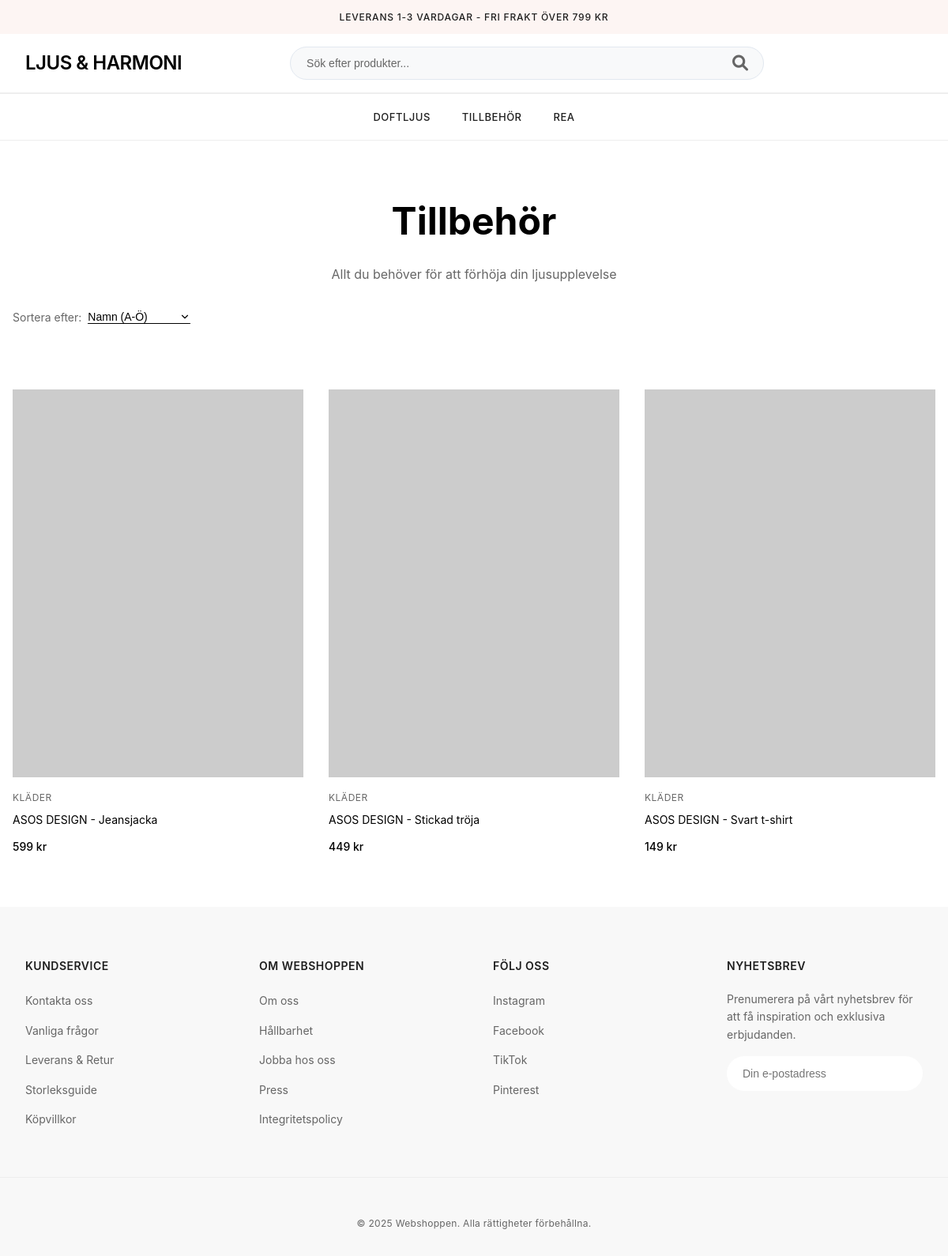
The app's page /public/category.php?cat=tillbehor with its own data.
### tables this page shows
CREATE TABLE products (
    id INT PRIMARY KEY AUTO_INCREMENT,
    title VARCHAR(255) NOT NULL,
    description TEXT,
    price DECIMAL(10, 2) NOT NULL,
    deal_price DECIMAL(10, 2),
    image_url VARCHAR(255),
    category_id INT NOT NULL,
    popularity_factor INT DEFAULT 0,
    created_at TIMESTAMP DEFAULT CURRENT_TIMESTAMP,
    FOREIGN KEY (category_id) REFERENCES categories(id)
);

CREATE TABLE categories (
    id INT PRIMARY KEY AUTO_INCREMENT,
    name VARCHAR(100) NOT NULL,
    created_at TIMESTAMP DEFAULT CURRENT_TIMESTAMP
);

### includes/functions.php (called while the page is built, shortened)
<?php
require_once __DIR__ . '/db.php';
function getProductsByCategory($categoryId, $sort = 'title', $order = 'ASC') {
    global $pdo;
    $validSorts = ['title', 'price'];
    $validOrders = ['ASC', 'DESC'];
    $sort = in_array($sort, $validSorts) ? $sort : 'title';
    $order = in_array($order, $validOrders) ? $order : 'ASC';
    $stmt = $pdo->prepare("
        SELECT p.*, c.name as category_name
        FROM products p
        JOIN categories c ON p.category_id = c.id
        WHERE p.category_id = ?
        ORDER BY p.$sort $order
    ");
    $stmt->execute([$categoryId]);
    return $stmt->fetchAll(PDO::FETCH_ASSOC);
}
function sortProducts($products, $sort, $order) {
    usort($products, function($a, $b) use ($sort, $order) {
        $compareValue = 0;
        switch($sort) {
            case 'title':
                $compareValue = strcmp($a['title'], $b['title']);
                break;
            case 'price':
                $priceA = isset($a['deal_price']) && $a['deal_price'] > 0 ? $a['deal_price'] : $a['price'];
                $priceB = isset($b['deal_price']) && $b['deal_price'] > 0 ? $b['deal_price'] : $b['price'];
                $compareValue = $priceA - $priceB;
                break;
        }
        return $order === 'DESC' ? -$compareValue : $compareValue;
    });
    return $products;
}

### includes/product-card.php (the view, shortened to what this page needs)
<?php
function renderProductCard($product) {
    $hasDeal = isset($product['deal_price']) && $product['deal_price'] > 0;
    $productUrl = '/webshoppen/public/product.php?id=' . htmlspecialchars($product['id']);
    $defaultImage = 'https://placehold.co/400x300?text=Ingen+bild';
    $imageUrl = !empty($product['image_url']) && filter_var($product['image_url'], FILTER_VALIDATE_URL)
        ? $product['image_url']
        : $defaultImage;
?>
    <div class="product-card">
        <div class="image-container">
            <a href="<?php echo $productUrl; ?>">
                <img src="<?php echo htmlspecialchars($imageUrl); ?>"
                     alt="<?php echo htmlspecialchars($product['title']); ?>"
                     loading="lazy"
                     onerror="this.src='<?php echo htmlspecialchars($defaultImage); ?>'">
            </a>
        </div>
        <div class="product-info">
            <span class="brand"><?php echo htmlspecialchars($product['category_name']); ?></span>
            <a href="<?php echo $productUrl; ?>" class="product-title">
                <?php echo htmlspecialchars($product['title']); ?>
            </a>
            <div class="price-container">
                <?php if ($hasDeal): ?>
                    <span class="price sale"><?php echo number_format($product['deal_price'], 0, ',', ' '); ?> kr</span>
                    <span class="price original"><?php echo number_format($product['price'], 0, ',', ' '); ?> kr</span>
                <?php else: ?>
                    <span class="price"><?php echo number_format($product['price'], 0, ',', ' '); ?> kr</span>
                <?php endif; ?>
            </div>
        </div>
    </div>
<?php
}
?>

### public/category.php (shortened to what this page needs)
<?php
require_once '../includes/header.php';
require_once '../includes/functions.php';
require_once '../includes/product-card.php';
$categorySlug = isset($_GET['cat']) ? $_GET['cat'] : '';
$pageTitle = '';
$pageDescription = '';
$products = [];
switch($categorySlug) {
    case 'tillbehor':
        $pageTitle = 'Tillbehör';
        $pageDescription = 'Allt du behöver för att förhöja din ljusupplevelse';
        $products = getProductsByCategory(2);
        break;
}
$sort = isset($_GET['sort']) ? $_GET['sort'] : 'title';
$order = isset($_GET['order']) ? strtoupper($_GET['order']) : 'ASC';
$validSorts = ['title', 'price', 'popularity'];
$validOrders = ['ASC', 'DESC'];
$sort = in_array($sort, $validSorts) ? $sort : 'title';
$order = in_array($order, $validOrders) ? $order : 'ASC';
if ($sort !== 'popularity') {
    $products = sortProducts($products, $sort, $order);
}
?>
<div class="main-content">
    <div class="category-header">
        <h1><?php echo htmlspecialchars($pageTitle); ?></h1>
        <p class="category-description"><?php echo htmlspecialchars($pageDescription); ?></p>
        <div class="sorting-options">
            <label for="sort">Sortera efter:</label>
            <select id="sort" onchange="updateSort(this.value)">
                <option value="title-asc" <?php echo ($sort === 'title' && $order === 'ASC') ? 'selected' : ''; ?>>
                    Namn (A-Ö)
                </option>
            </select>
        </div>
    </div>
    <div class="product-grid">
        <?php if (empty($products)): ?>
            <p class="no-products">Inga produkter hittades i denna kategori.</p>
        <?php else: ?>
            <?php foreach ($products as $product): ?>
                <?php renderProductCard($product); ?>
            <?php endforeach; ?>
        <?php endif; ?>
    </div>
</div>
<?php require_once '../includes/footer.php'; ?>

### public/css/style.css (style rules this page uses)
* { margin: 0; padding: 0; box-sizing: border-box; }
:root { --primary-color: #000000; --secondary-color: #1e1e1e; --background-color: #ffffff; --text-color: #1e1e1e; --light-gray: #f1f5f9; --border-color: #e2e8f0; --pink-bg: #FDF5F3; }
html, body { min-height: 100%; width: 100%; margin: 0; padding: 0; overflow-x: hidden; }
body { font-family: 'Inter', -apple-system, BlinkMacSystemFont, 'Segoe UI', Roboto, sans-serif; line-height: 1.6; color: var(--text-color); background-color: var(--background-color); }
.main-content { max-width: 1200px; width: 100%; margin: 0 auto; padding: 0 1rem; }
.product-grid { max-width: 1400px; margin: 0 auto; display: grid; grid-template-columns: repeat(4, 1fr); gap: 2rem; }
.sorting-options { display: flex; align-items: center; gap: 0.5rem; margin-top: 2rem; }
.sorting-options label { font-size: 0.875rem; color: #666; }
.sorting-options select { padding-right: 1.5rem; border: none; border-bottom: 1px solid #000; font-size: 0.875rem; color: #000; font-weight: 500; background-color: transparent; background-repeat: no-repeat; background-position: right center; background-size: 0.875rem; appearance: none; cursor: pointer; }
@media (max-width: 1400px) { .product-grid { grid-template-columns: repeat(3, 1fr); } }
.product-info { padding: 0; display: flex; flex-direction: column; gap: 1.5rem; }
.price-container { display: flex; align-items: center; gap: 1rem; }
.price { font-size: 1.75rem; font-weight: 600; color: #1a1a1a; }
.category-header { text-align: center; padding: 4rem 0 2rem; background: white; margin-bottom: 3rem; }
.category-header h1 { font-size: 3rem; font-weight: 700; margin-bottom: 1rem; color: #000; }
.category-description { max-width: 600px; margin: 0 auto; color: #666; font-size: 1rem; line-height: 1.5; padding: 0 1rem; }
.sorting-options select { padding: 0 1.5rem 0 0; border: none; border-bottom: 1px solid #000; font-size: 0.875rem; color: #000; font-weight: 500; background-color: transparent; background-repeat: no-repeat; background-position: right center; background-size: 0.875rem; appearance: none; cursor: pointer; }
.product-grid { display: grid; grid-template-columns: repeat(4, 1fr); gap: 2rem; }
.product-card { position: relative; display: flex; flex-direction: column; background: white; transition: all 0.2s ease; }
.product-card .image-container { position: relative; aspect-ratio: 3/4; background: #f8f8f8; overflow: hidden; margin-bottom: 1rem; }
.product-card img { width: 100%; height: 100%; object-fit: cover; transition: transform 0.3s ease; }
.product-card .product-info { padding: 0; display: flex; flex-direction: column; gap: 0.5rem; }
.product-card .brand { font-size: 0.75rem; color: #666; text-transform: uppercase; letter-spacing: 0.5px; }
.product-card .product-title { font-size: 0.875rem; color: #000; text-decoration: none; font-weight: 400; margin: 0; overflow: hidden; text-overflow: ellipsis; display: -webkit-box; -webkit-line-clamp: 2; -webkit-box-orient: vertical; }
.product-card .price-container { display: flex; align-items: center; gap: 0.5rem; margin-top: 0.25rem; }
.product-card .price { font-size: 0.875rem; font-weight: 500; color: #000; }

### records on screen
products: category.name "KLÄDER", title "ASOS DESIGN - Jeansjacka", price "599"
products: category.name "KLÄDER", title "ASOS DESIGN - Stickad tröja", price "449"
products: category.name "KLÄDER", title "ASOS DESIGN - Svart t-shirt", price "149"

### other values on screen
$pageTitle "Tillbehör"
$pageDescription "Allt du behöver för att förhöja din ljusupplevelse"
getCurrentYear() "2025"
